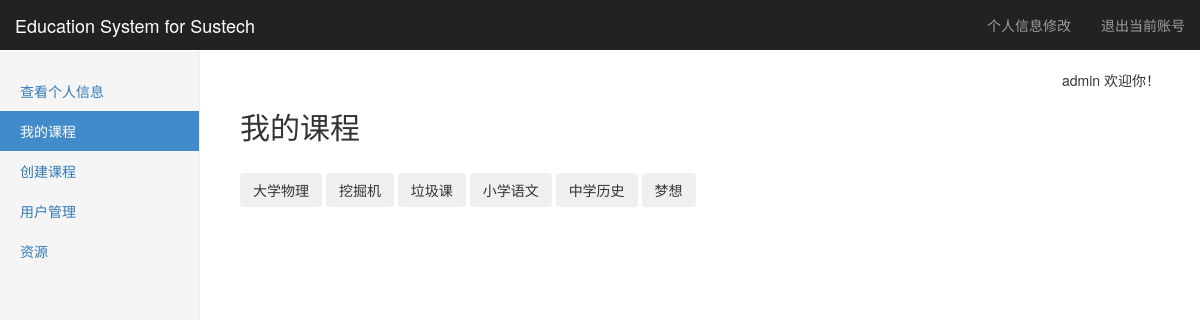
The app's page /course (signed in) with its own data.
### tables this page shows
CREATE TABLE "course" (
	`courseid`	INTEGER NOT NULL PRIMARY KEY AUTOINCREMENT,
	`teacherid`	int,
	`name`	string NOT NULL,
	`term`	string,
	`time`	string,
	`intro`	string
);

### Listener.py (the view, shortened to what this page needs)
@app.route(course_url, methods=['GET', 'POST'])
def course():
    Course= SQL_Course(get_db())
    if not (session.get('login') and session.get('username') and session.get('privilege')):
        return redirect(url_for('logout'))
    username = session['username']
    p = session['privilege']
    sidebar = GetSideBar(GetBar(p), '我的课程')
    if(p==1):
        mycourse=Course.SearchCourse_1(username)
    elif(p==2):
        mycourse=Course.SearchCourse_2(username)
    elif(p==3):
        mycourse=Course.SearchCourse_3()
    else:
        return redirect(url_for('logout'))
    xcourse=request.args.get('course','')
    seek=False
    if(len(mycourse)!=0):
        for i in mycourse:
            if(i['name']==xcourse):
                seek=True
                break
    if(seek==False):
        return render_template("course.html", username=username, sidebar=sidebar, mycourse=mycourse,p=p)

### Config/Link_db.py (called while the page is built)
    def select(self,sql):
        try:
            self.__cursor.execute(sql)
            data = self.__cursor.fetchall()
            return data
        except:
            print("Error: unable to fecth data with sql query: "+sql)
            return False

    def close(self):
        if(self.__db!=None):
            self.__db.close()

### Listener.py (called while the page is built)
def get_db():   #使用flask的g对象，每次访问都会有个独立的g对象，保证线程的数据库操作的安全
    if not hasattr(g, 'db'):
        g.db = Link_db()
    return g.db

def GetBar(privilege):  #根据用户privilege返回不同的sidebar
    if(privilege==3):
        return adminbar
    elif(privilege==2):
        return teacherbar
    elif(privilege==1):
        return studentbar

### SQL_libarary/Func_lib.py (called while the page is built)
def GetSideBar(sidebar,activebar=None): #对sidebar进行整理并返回整理好的元组
    result=[]
    for key in sidebar:
        bar1={}
        bar1['name']=key
        bar1['href']=sidebar[key]
        if(activebar==key):
            bar1['active']='active'
        result.append(bar1)
    return result

### SQL_libarary/SQL_Course.py (called while the page is built)
    def SearchCourse_3(self):
        sql= "select name,username from %s c join %s a on a.userid=c.teacherid" %(CourseTable,AccountTable)
        data = self.__db.select(sql)
        result = []
        for i in data:
            mydict = {}
            mydict['name'] = i[0]
            mydict['teacher'] = i[1]
            result.append(mydict)
        return result

### templates/course.html (shortened to what this page needs)
{% extends "layout.html" %}
{% block body %}
<h2>我的课程</h2>
<br/>
{% for course in mycourse %}
<button class="btn" onclick="go('{{ course.name }}');">{{ course.name }}</button>
{% else %}
<p>还未选过课</p>
<button class="btn btn-primary" onclick="window.location.href='/course/select';">现在去选课</button>
{% endfor %}
{% endblock %}

### static/css/dashboard.css (style rules this page uses)
body { padding-top: 50px; }

### records on screen
course: name "大学物理"
course: name "挖掘机"
course: name "垃圾课"
course: name "小学语文"
course: name "中学历史"
course: name "梦想"

### other values on screen
{{ bar.name }} "查看个人信息" "我的课程" "创建课程" "用户管理" "资源"
{{ username }} "admin"
